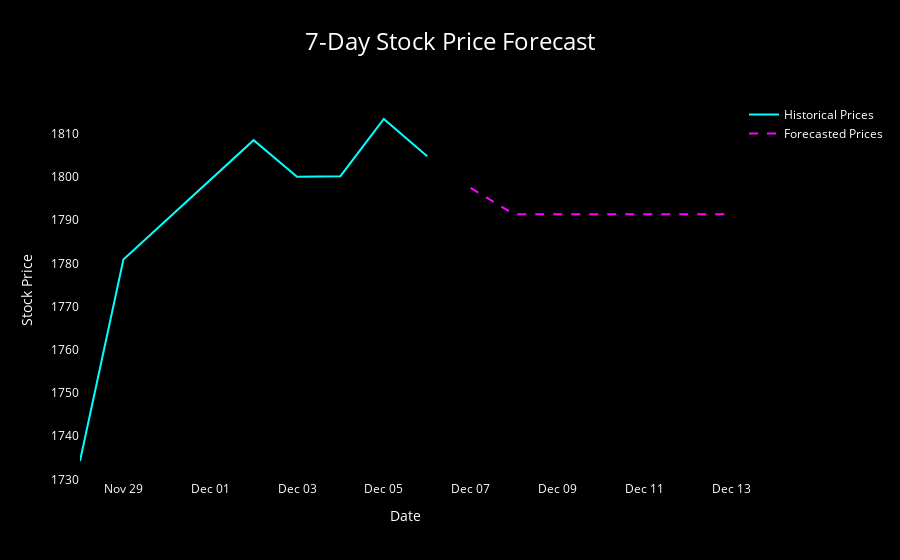

The cell this chart's notebook holds for it:
### Code cell
import plotly.graph_objects as go
import pandas as pd

# Historical Data
historical_data = pd.DataFrame({
    'Date': dates,  # Use fixed datetime dates
    'Price': df['Close']  # Historical prices
})
historical_data = historical_data.iloc[-7:]

# Forecast Data
forecast_data = pd.DataFrame({
    'Date': forecast_dates_7,  # Generated future dates
    'Price': forecasted_prices_original_7  # Forecasted prices
})

# Combine data and plot
visualization_df = pd.concat([historical_data, forecast_data])

# Plot customization
fig = go.Figure()

# Add historical data trace
fig.add_trace(go.Scatter(
    x=historical_data['Date'],
    y=historical_data['Price'],
    mode='lines',
    name='Historical Prices',
    line=dict(color='cyan', width=2),
    hoverlabel=dict(bgcolor="black", font_color="white")
))

# Add forecasted data trace
fig.add_trace(go.Scatter(
    x=forecast_data['Date'],
    y=forecast_data['Price'],
    mode='lines',
    name='Forecasted Prices',
    line=dict(color='magenta', width=2, dash='dash'),
    hoverlabel=dict(bgcolor="black", font_color="white")
))

# Update layout for dark theme and vibrant colors
fig.update_layout(
    title=dict(
        text='7-Day Stock Price Forecast',
        font=dict(size=24, color='white'),
        x=0.5
    ),
    xaxis=dict(
        title='Date',
        showgrid=False,
        gridcolor='gray',
        color='white',
        tickformat='%b %d'
    ),
    yaxis=dict(
        title='Stock Price',
        showgrid=False,
        gridcolor='gray',
        color='white'
    ),
    paper_bgcolor='black',  # Dark background
    plot_bgcolor='black',
    legend=dict(
        font=dict(size=12, color='white'),
        bgcolor='rgba(0,0,0,0.5)'
    )
)

# Show the plot
fig.show()

### Figure 1 — Plotly figure (JSON) as saved in the notebook; plotly's stock layout.template omitted (floating-point values rounded to 4 significant figures)
{"data": [{"hoverlabel": {"bgcolor": "black", "font": {"color": "white"}}, "line": {"color": "cyan", "width": 2}, "mode": "lines", "name": "Historical Prices", "type": "scatter", "x": ["2024-11-28T00:00:00+00:00", "2024-11-29T00:00:00+00:00", "2024-12-02T00:00:00+00:00", "2024-12-03T00:00:00+00:00", "2024-12-04T00:00:00+00:00", "2024-12-05T00:00:00+00:00", "2024-12-06T00:00:00+00:00"], "y": [1734.0, 1781.0, 1809.0, 1800.0, 1800.0, 1813.0, 1805.0]}, {"hoverlabel": {"bgcolor": "black", "font": {"color": "white"}}, "line": {"color": "magenta", "dash": "dash", "width": 2}, "mode": "lines", "name": "Forecasted Prices", "type": "scatter", "x": ["2024-12-07T00:00:00+00:00", "2024-12-08T00:00:00+00:00", "2024-12-09T00:00:00+00:00", "2024-12-10T00:00:00+00:00", "2024-12-11T00:00:00+00:00", "2024-12-12T00:00:00+00:00", "2024-12-13T00:00:00+00:00"], "y": [1798.0, 1791.0, 1791.0, 1791.0, 1791.0, 1791.0, 1791.0]}], "layout": {"legend": {"bgcolor": "rgba(0,0,0,0.5)", "font": {"color": "white", "size": 12}}, "paper_bgcolor": "black", "plot_bgcolor": "black", "title": {"font": {"color": "white", "size": 24}, "text": "7-Day Stock Price Forecast", "x": 0.5}, "xaxis": {"color": "white", "gridcolor": "gray", "showgrid": false, "tickformat": "%b %d", "title": {"text": "Date"}}, "yaxis": {"color": "white", "gridcolor": "gray", "showgrid": false, "title": {"text": "Stock Price"}}}}
